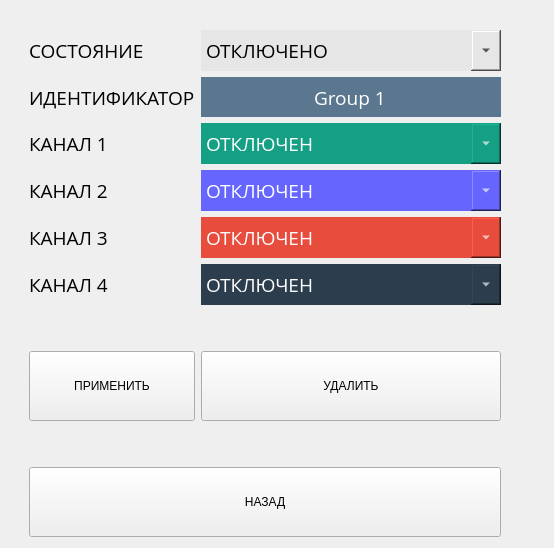
           <widget class="QWidget" name="pageGroupSetting">
            <layout class="QGridLayout" name="gridLayout_19">
             <property name="leftMargin">
              <number>29</number>
             </property>
             <property name="topMargin">
              <number>30</number>
             </property>
             <property name="rightMargin">
              <number>53</number>
             </property>
             <item row="5" column="0">
              <widget class="QLabel" name="label_30">
               <property name="font">
                <font>
                 <family>Open Sans</family>
                 <pointsize>14</pointsize>
                </font>
               </property>
               <property name="text">
                <string>КАНАЛ 4</string>
               </property>
               <property name="alignment">
                <set>Qt::AlignLeading|Qt::AlignLeft|Qt::AlignVCenter</set>
               </property>
              </widget>
             </item>
             <item row="1" column="0">
              <widget class="QLabel" name="label_27">
               <property name="font">
                <font>
                 <family>Open Sans</family>
                 <pointsize>14</pointsize>
                </font>
               </property>
               <property name="text">
                <string>ИДЕНТИФИКАТОР</string>
               </property>
               <property name="alignment">
                <set>Qt::AlignLeading|Qt::AlignLeft|Qt::AlignVCenter</set>
               </property>
              </widget>
             </item>
             <item row="3" column="0">
              <widget class="QLabel" name="label_28">
               <property name="font">
                <font>
                 <family>Open Sans</family>
                 <pointsize>14</pointsize>
                </font>
               </property>
               <property name="text">
                <string>КАНАЛ 2</string>
               </property>
               <property name="alignment">
                <set>Qt::AlignLeading|Qt::AlignLeft|Qt::AlignVCenter</set>
               </property>
              </widget>
             </item>
             <item row="0" column="1">
              <widget class="QComboBox" name="comboGroupState">
               <property name="minimumSize">
                <size>
                 <width>0</width>
                 <height>41</height>
                </size>
               </property>
               <property name="maximumSize">
                <size>
                 <width>16777215</width>
                 <height>16777215</height>
                </size>
               </property>
               <property name="font">
                <font>
                 <family>Open Sans</family>
                 <pointsize>14</pointsize>
                </font>
               </property>
               <property name="styleSheet">
                <string notr="true">QComboBox {
background-color: rgb(230, 230, 230);
color: rgb(0, 0, 0);
border-radius: 0px;
}
QComboBox::drop-down {
	width:30px;
 }</string>
               </property>
               <property name="currentIndex">
                <number>0</number>
               </property>
               <item>
                <property name="text">
                 <string>ОТКЛЮЧЕНО</string>
                </property>
               </item>
               <item>
                <property name="text">
                 <string>ВКЛЮЧЕНО</string>
                </property>
               </item>
              </widget>
             </item>
             <item row="2" column="1">
              <widget class="QComboBox" name="comboGroupChannel1">
               <property name="minimumSize">
                <size>
                 <width>0</width>
                 <height>41</height>
                </size>
               </property>
               <property name="maximumSize">
                <size>
                 <width>16777215</width>
                 <height>16777215</height>
                </size>
               </property>
               <property name="font">
                <font>
                 <family>Open Sans</family>
                 <pointsize>14</pointsize>
                </font>
               </property>
               <property name="styleSheet">
                <string notr="true">QComboBox {
	background-color: rgb(21, 159, 133);
	color: rgb(255, 255, 255);
	border-radius: 0px;
}

QComboBox::drop-down {
	width:30px;
 }</string>
               </property>
               <property name="currentIndex">
                <number>0</number>
               </property>
               <item>
                <property name="text">
                 <string>ОТКЛЮЧЕН</string>
                </property>
               </item>
               <item>
                <property name="text">
                 <string>АНАЛОГОВЫЙ ВЫХОД 1</string>
                </property>
               </item>
               <item>
                <property name="text">
                 <string>АНАЛОГОВЫЙ ВЫХОД 2</string>
                </property>
               </item>
               <item>
                <property name="text">
                 <string>АНАЛОГОВЫЙ ВЫХОД 3</string>
                </property>
               </item>
               <item>
                <property name="text">
                 <string>АНАЛОГОВЫЙ ВЫХОД 4</string>
                </property>
               </item>
               <item>
                <property name="text">
                 <string>МАТЕМАТИЧЕСКИЙ ВЫХОД 1</string>
                </property>
               </item>
               <item>
                <property name="text">
                 <string>МАТЕМАТИЧЕСКИЙ ВЫХОД 2</string>
                </property>
               </item>
               <item>
                <property name="text">
                 <string>МАТЕМАТИЧЕСКИЙ ВЫХОД 3</string>
                </property>
               </item>
               <item>
                <property name="text">
                 <string>МАТЕМАТИЧЕСКИЙ ВЫХОД 4</string>
                </property>
               </item>
               <item>
                <property name="text">
                 <string>ДИСКРЕТНЫЙ ВХОД 1</string>
                </property>
               </item>
               <item>
                <property name="text">
                 <string>ДИСКРЕТНЫЙ ВХОД 2</string>
                </property>
               </item>
               <item>
                <property name="text">
                 <string>ДИСКРЕТНЫЙ ВХОД 3</string>
                </property>
               </item>
               <item>
                <property name="text">
                 <string>ДИСКРЕТНЫЙ ВХОД 4</string>
                </property>
               </item>
              </widget>
             </item>
             <item row="3" column="1">
              <widget class="QComboBox" name="comboGroupChannel2">
               <property name="minimumSize">
                <size>
                 <width>0</width>
                 <height>41</height>
                </size>
               </property>
               <property name="maximumSize">
                <size>
                 <width>16777215</width>
                 <height>16777215</height>
                </size>
               </property>
               <property name="font">
                <font>
                 <family>Open Sans</family>
                 <pointsize>14</pointsize>
                </font>
               </property>
               <property name="styleSheet">
                <string notr="true">QComboBox {
	background-color: #6666ff;
	color: rgb(255, 255, 255);
	border-radius: 0px;
}

QComboBox::drop-down {
	width:30px;
 }</string>
               </property>
               <property name="currentIndex">
                <number>0</number>
               </property>
               <item>
                <property name="text">
                 <string>ОТКЛЮЧЕН</string>
                </property>
               </item>
               <item>
                <property name="text">
                 <string>АНАЛОГОВЫЙ ВЫХОД 1</string>
                </property>
               </item>
               <item>
                <property name="text">
                 <string>АНАЛОГОВЫЙ ВЫХОД 2</string>
                </property>
               </item>
               <item>
                <property name="text">
                 <string>АНАЛОГОВЫЙ ВЫХОД 3</string>
                </property>
               </item>
               <item>
                <property name="text">
                 <string>АНАЛОГОВЫЙ ВЫХОД 4</string>
                </property>
               </item>
               <item>
                <property name="text">
                 <string>МАТЕМАТИЧЕСКИЙ ВЫХОД 1</string>
                </property>
               </item>
               <item>
                <property name="text">
                 <string>МАТЕМАТИЧЕСКИЙ ВЫХОД 2</string>
                </property>
               </item>
               <item>
                <property name="text">
                 <string>МАТЕМАТИЧЕСКИЙ ВЫХОД 3</string>
                </property>
               </item>
               <item>
                <property name="text">
                 <string>МАТЕМАТИЧЕСКИЙ ВЫХОД 4</string>
                </property>
               </item>
               <item>
                <property name="text">
                 <string>ДИСКРЕТНЫЙ ВХОД 1</string>
                </property>
               </item>
               <item>
                <property name="text">
                 <string>ДИСКРЕТНЫЙ ВХОД 2</string>
                </property>
               </item>
               <item>
                <property name="text">
                 <string>ДИСКРЕТНЫЙ ВХОД 3</string>
                </property>
               </item>
               <item>
                <property name="text">
                 <string>ДИСКРЕТНЫЙ ВХОД 4</string>
                </property>
               </item>
              </widget>
             </item>
             <item row="4" column="0">
              <widget class="QLabel" name="label_29">
               <property name="font">
                <font>
                 <family>Open Sans</family>
                 <pointsize>14</pointsize>
                </font>
               </property>
               <property name="text">
                <string>КАНАЛ 3</string>
               </property>
               <property name="alignment">
                <set>Qt::AlignLeading|Qt::AlignLeft|Qt::AlignVCenter</set>
               </property>
              </widget>
             </item>
             <item row="4" column="1">
              <widget class="QComboBox" name="comboGroupChannel3">
               <property name="minimumSize">
                <size>
                 <width>0</width>
                 <height>41</height>
                </size>
               </property>
               <property name="maximumSize">
                <size>
                 <width>16777215</width>
                 <height>16777215</height>
                </size>
               </property>
               <property name="font">
                <font>
                 <family>Open Sans</family>
                 <pointsize>14</pointsize>
                </font>
               </property>
               <property name="styleSheet">
                <string notr="true">QComboBox {
	background-color: rgb(232, 76, 61);
	color: rgb(255, 255, 255);
	border-radius: 0px;
}

QComboBox::drop-down {
	width:30px;
 }</string>
               </property>
               <property name="currentIndex">
                <number>0</number>
               </property>
               <item>
                <property name="text">
                 <string>ОТКЛЮЧЕН</string>
                </property>
               </item>
               <item>
                <property name="text">
                 <string>АНАЛОГОВЫЙ ВЫХОД 1</string>
                </property>
               </item>
               <item>
                <property name="text">
                 <string>АНАЛОГОВЫЙ ВЫХОД 2</string>
                </property>
               </item>
               <item>
                <property name="text">
                 <string>АНАЛОГОВЫЙ ВЫХОД 3</string>
                </property>
               </item>
               <item>
                <property name="text">
                 <string>АНАЛОГОВЫЙ ВЫХОД 4</string>
                </property>
               </item>
               <item>
                <property name="text">
                 <string>МАТЕМАТИЧЕСКИЙ ВЫХОД 1</string>
                </property>
               </item>
               <item>
                <property name="text">
                 <string>МАТЕМАТИЧЕСКИЙ ВЫХОД 2</string>
                </property>
               </item>
               <item>
                <property name="text">
                 <string>МАТЕМАТИЧЕСКИЙ ВЫХОД 3</string>
                </property>
               </item>
               <item>
                <property name="text">
                 <string>МАТЕМАТИЧЕСКИЙ ВЫХОД 4</string>
                </property>
               </item>
               <item>
                <property name="text">
                 <string>ДИСКРЕТНЫЙ ВХОД 1</string>
                </property>
               </item>
               <item>
                <property name="text">
                 <string>ДИСКРЕТНЫЙ ВХОД 2</string>
                </property>
               </item>
               <item>
                <property name="text">
                 <string>ДИСКРЕТНЫЙ ВХОД 3</string>
                </property>
               </item>
               <item>
                <property name="text">
                 <string>ДИСКРЕТНЫЙ ВХОД 4</string>
                </property>
               </item>
              </widget>
             </item>
             <item row="2" column="0">
              <widget class="QLabel" name="label_26">
               <property name="font">
                <font>
                 <family>Open Sans</family>
                 <pointsize>14</pointsize>
                </font>
               </property>
               <property name="text">
                <string>КАНАЛ 1</string>
               </property>
               <property name="alignment">
                <set>Qt::AlignLeading|Qt::AlignLeft|Qt::AlignVCenter</set>
               </property>
              </widget>
             </item>
             <item row="0" column="0">
              <widget class="QLabel" name="label_25">
               <property name="font">
                <font>
                 <family>Open Sans</family>
                 <pointsize>14</pointsize>
                </font>
               </property>
               <property name="text">
                <string>СОСТОЯНИЕ</string>
               </property>
               <property name="alignment">
                <set>Qt::AlignLeading|Qt::AlignLeft|Qt::AlignVCenter</set>
               </property>
              </widget>
             </item>
             <item row="5" column="1">
              <widget class="QComboBox" name="comboGroupChannel4">
               <property name="minimumSize">
                <size>
                 <width>0</width>
                 <height>41</height>
                </size>
               </property>
               <property name="maximumSize">
                <size>
                 <width>16777215</width>
                 <height>16777215</height>
                </size>
               </property>
               <property name="font">
                <font>
                 <family>Open Sans</family>
                 <pointsize>14</pointsize>
                </font>
               </property>
               <property name="styleSheet">
                <string notr="true">QComboBox {	
	background-color:rgb(44, 61, 77);
	color: rgb(255 , 255, 255);
	border-radius: 0px;
}

QComboBox::drop-down {
	width:30px;
 }</string>
               </property>
               <property name="currentIndex">
                <number>0</number>
               </property>
               <item>
                <property name="text">
                 <string>ОТКЛЮЧЕН</string>
                </property>
               </item>
               <item>
                <property name="text">
                 <string>АНАЛОГОВЫЙ ВЫХОД 1</string>
                </property>
               </item>
               <item>
                <property name="text">
                 <string>АНАЛОГОВЫЙ ВЫХОД 2</string>
                </property>
               </item>
               <item>
                <property name="text">
                 <string>АНАЛОГОВЫЙ ВЫХОД 3</string>
                </property>
               </item>
               <item>
                <property name="text">
                 <string>АНАЛОГОВЫЙ ВЫХОД 4</string>
                </property>
               </item>
               <item>
                <property name="text">
                 <string>МАТЕМАТИЧЕСКИЙ ВЫХОД 1</string>
                </property>
               </item>
               <item>
                <property name="text">
                 <string>МАТЕМАТИЧЕСКИЙ ВЫХОД 2</string>
                </property>
               </item>
               <item>
                <property name="text">
                 <string>МАТЕМАТИЧЕСКИЙ ВЫХОД 3</string>
                </property>
               </item>
               <item>
                <property name="text">
                 <string>МАТЕМАТИЧЕСКИЙ ВЫХОД 4</string>
                </property>
               </item>
               <item>
                <property name="text">
                 <string>ДИСКРЕТНЫЙ ВХОД 1</string>
                </property>
               </item>
               <item>
                <property name="text">
                 <string>ДИСКРЕТНЫЙ ВХОД 2</string>
                </property>
               </item>
               <item>
                <property name="text">
                 <string>ДИСКРЕТНЫЙ ВХОД 3</string>
                </property>
               </item>
               <item>
                <property name="text">
                 <string>ДИСКРЕТНЫЙ ВХОД 4</string>
                </property>
               </item>
              </widget>
             </item>
             <item row="7" column="0">
              <widget class="wButtonStyled" name="bApplayGroup">
               <property name="sizePolicy">
                <sizepolicy hsizetype="Preferred" vsizetype="Preferred">
                 <horstretch>0</horstretch>
                 <verstretch>0</verstretch>
                </sizepolicy>
               </property>
               <property name="minimumSize">
                <size>
                 <width>0</width>
                 <height>70</height>
                </size>
               </property>
               <property name="text">
                <string>ПРИМЕНИТЬ</string>
               </property>
              </widget>
             </item>
             <item row="7" column="1">
              <widget class="wButtonStyled" name="bDelGroup">
               <property name="sizePolicy">
                <sizepolicy hsizetype="Preferred" vsizetype="Preferred">
                 <horstretch>0</horstretch>
                 <verstretch>0</verstretch>
                </sizepolicy>
               </property>
               <property name="minimumSize">
                <size>
                 <width>0</width>
                 <height>70</height>
                </size>
               </property>
               <property name="text">
                <string>УДАЛИТЬ</string>
               </property>
              </widget>
             </item>
             <item row="9" column="0" colspan="2">
              <widget class="wButtonStyled" name="bBackGroupSetting">
               <property name="sizePolicy">
                <sizepolicy hsizetype="Preferred" vsizetype="Preferred">
                 <horstretch>0</horstretch>
                 <verstretch>0</verstretch>
                </sizepolicy>
               </property>
               <property name="minimumSize">
                <size>
                 <width>0</width>
                 <height>70</height>
                </size>
               </property>
               <property name="text">
                <string>НАЗАД</string>
               </property>
              </widget>
             </item>
             <item row="6" column="0" colspan="2">
              <spacer name="verticalSpacer_9">
               <property name="orientation">
                <enum>Qt::Vertical</enum>
               </property>
               <property name="sizeHint" stdset="0">
                <size>
                 <width>20</width>
                 <height>40</height>
                </size>
               </property>
              </spacer>
             </item>
             <item row="8" column="0" colspan="2">
              <spacer name="verticalSpacer_30">
               <property name="orientation">
                <enum>Qt::Vertical</enum>
               </property>
               <property name="sizeHint" stdset="0">
                <size>
                 <width>20</width>
                 <height>40</height>
                </size>
               </property>
              </spacer>
             </item>
             <item row="1" column="1">
              <widget class="QLineEdit" name="nameGroup">
               <property name="sizePolicy">
                <sizepolicy hsizetype="Preferred" vsizetype="Fixed">
                 <horstretch>0</horstretch>
                 <verstretch>0</verstretch>
                </sizepolicy>
               </property>
               <property name="minimumSize">
                <size>
                 <width>0</width>
                 <height>40</height>
                </size>
               </property>
               <property name="font">
                <font>
                 <family>Open Sans</family>
                 <pointsize>14</pointsize>
                </font>
               </property>
               <property name="styleSheet">
                <string notr="true">	background-color: rgb(91, 119, 143);
	color: rgb(255, 255, 255);
border-radius: 0px;</string>
               </property>
               <property name="text">
                <string>Group 1</string>
               </property>
               <property name="alignment">
                <set>Qt::AlignCenter</set>
               </property>
              </widget>
             </item>
            </layout>
           </widget>
